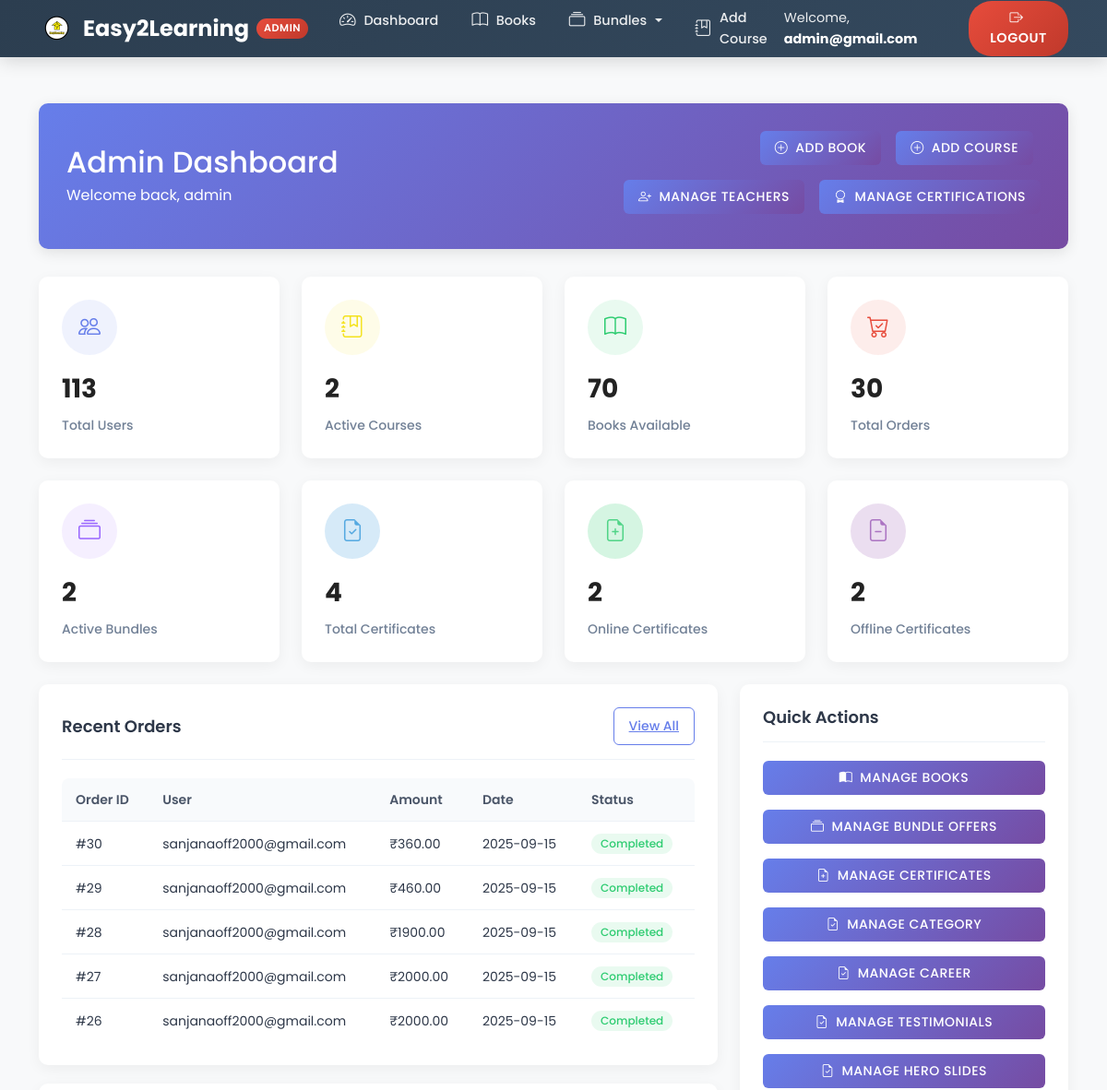
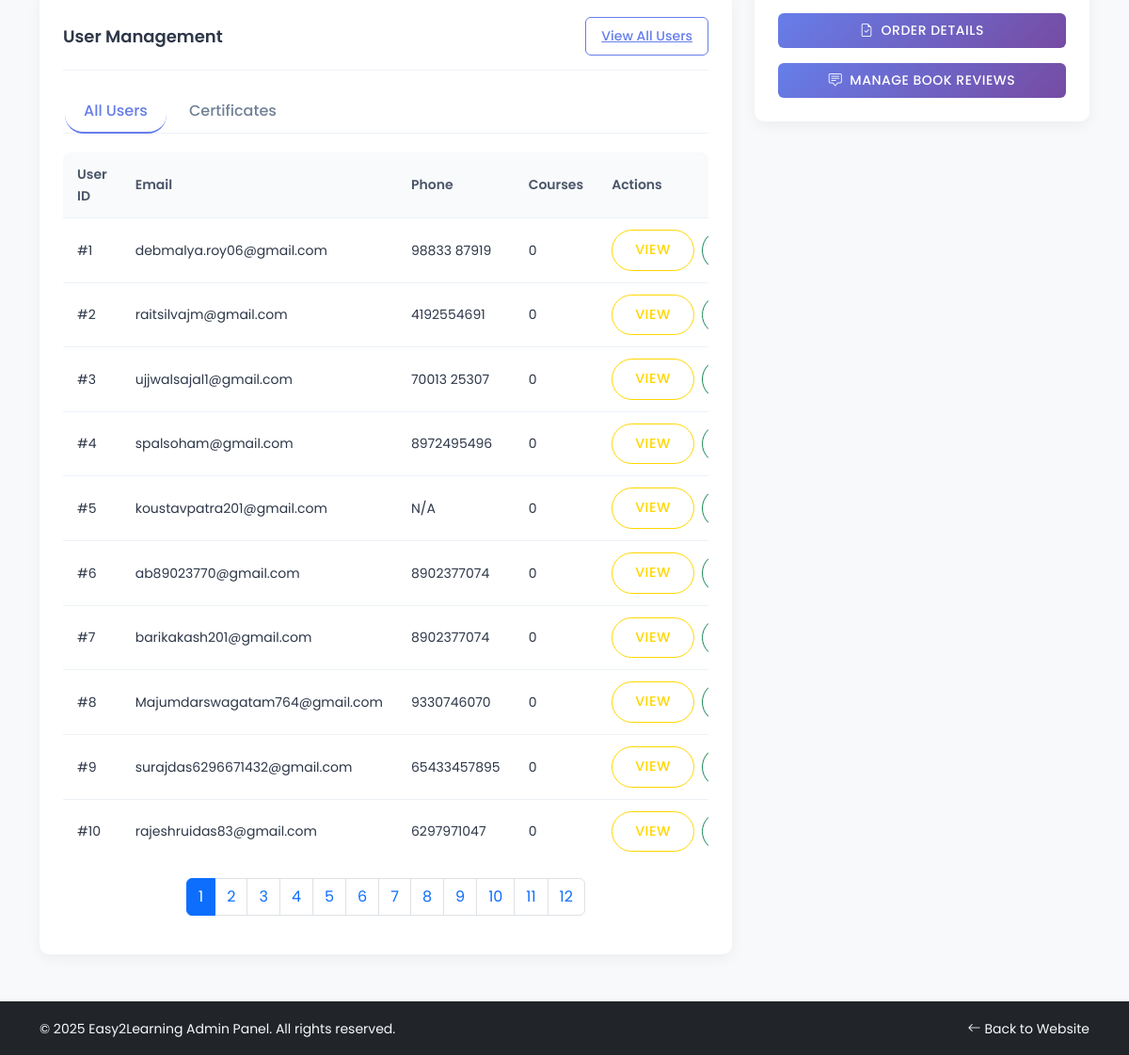
Screenshot of /admin/dashboard (signed in) with the database file from the repository (2 pictures, top to bottom).
### models.py (models this page shows)
class Admin(db.Model):
    __tablename__ = 'admins'
    id = db.Column(db.Integer, primary_key=True)
    name = db.Column(db.String(100), nullable=False)
    email = db.Column(db.String(120), unique=True, nullable=False)
    password_hash = db.Column(db.String(128), nullable=False)
    created_at = db.Column(db.DateTime, default=utc_now)

class Order(db.Model):
    __tablename__ = 'orders'
    id = db.Column(db.Integer, primary_key=True)
    user_id = db.Column(db.Integer, db.ForeignKey('users.id'), nullable=False)
    date_created = db.Column(db.DateTime, default=utc_now)
    status = db.Column(db.String(50), default='pending')
    total_amount = db.Column(db.Float, nullable=True)  # Store the total order amount including tax
    items = db.relationship('OrderItem', backref='order', cascade="all, delete-orphan")

class User(db.Model):
    __tablename__ = 'users'
    id = db.Column(db.Integer, primary_key=True)
    email = db.Column(db.String(120), unique=True, nullable=False)
    phone = db.Column(db.String(20), nullable=True)
    password_hash = db.Column(db.String(128), nullable=False)
    reset_token = db.Column(db.String(100), nullable=True)
    reset_token_expiration = db.Column(db.DateTime, nullable=True)
    certificates = db.relationship('Certificate', backref='user', lazy=True)
    orders = db.relationship('Order', backref='user', lazy=True)
    transactions = db.relationship('Transaction', backref='user', lazy=True)
    customer = db.relationship('Customer', backref='user', uselist=False)

### admin_routes.py (the view)
@admin_bp.route('/dashboard')
@admin_login_required
def dashboard():
    admin = db.session.get(Admin, session['admin_id'])
    stats = {
        'users': User.query.count(),
        'courses': Course.query.count(),
        'books': Book.query.filter_by(is_deleted=False).count(),
        'orders': Order.query.count(),
        'bundles': BundleOffer.query.filter_by(is_active=True).count()
    }
    recent_orders_data = Order.query.order_by(Order.date_created.desc()).limit(5).all()
    recent_orders = []
    for order in recent_orders_data:
        total_amount = order.total_amount if order.total_amount is not None else sum(item.price * item.quantity for item in order.items)
        user_email = db.session.get(User, order.user_id).email if db.session.get(User, order.user_id) else 'Unknown'
        status_class = 'success' if order.status == 'completed' else 'warning' if order.status == 'processing' else 'danger'
        recent_orders.append({
            'id': order.id,
            'user_email': user_email,
            'amount': total_amount,
            'date': order.date_created.strftime('%Y-%m-%d'),
            'status': order.status.capitalize(),
            'status_class': status_class
        })
    all_users = User.query.all()
    recent_certificates = Certificate.query.order_by(Certificate.upload_date.desc()).limit(10).all()
    stats['certificates'] = Certificate.query.count()
    stats['online_certificates'] = Certificate.query.filter_by(is_offline=False).count()
    stats['offline_certificates'] = Certificate.query.filter_by(is_offline=True).count()
    recent_activity = [
        {'text': 'New user registered', 'time': '10 minutes ago', 'icon': 'bi-person-plus', 'color': 'rgba(102, 126, 234, 0.8)'},
        {'text': 'New order placed', 'time': '1 hour ago', 'icon': 'bi-cart-plus', 'color': 'rgba(46, 204, 113, 0.8)'},
        {'text': 'Certificate uploaded', 'time': '3 hours ago', 'icon': 'bi-file-earmark-check', 'color': 'rgba(52, 152, 219, 0.8)'},
        {'text': 'New course added', 'time': '1 day ago', 'icon': 'bi-journal-plus', 'color': 'rgba(155, 89, 182, 0.8)'},
    ]
    return render_template('admin/dashboard.html',
                           admin=admin,
                           stats=stats,
                           recent_orders=recent_orders,
                           users=all_users,
                           recent_certificates=recent_certificates,
                           recent_activity=recent_activity)

### templates/admin/dashboard.html (shortened to what this page needs)
{% extends 'admin_base.html' %}
{% block content %}
<div class="admin-dashboard">
  <div class="container">
    <div class="dashboard-header">
      <div class="row align-items-center">
        <div class="col-md-6">
          <h2 class="mb-1">Admin Dashboard</h2>
          <p class="mb-0">Welcome back, {{ admin.name }}</p>
        </div>
        <div class="col-md-6 text-md-end">
          <div class="d-flex justify-content-md-end gap-2 flex-wrap">
            <a href="/add-book" class="btn action-btn action-btn-primary me-2 mb-2">
              <i class="bi bi-plus-circle me-2"></i>Add Book
            </a>
            <a href="{{ url_for('admin.add_course') }}" class="btn action-btn action-btn-primary me-2 mb-2">
              <i class="bi bi-plus-circle me-2"></i>Add Course
            </a>
            <a href="{{ url_for('admin.manage_teachers') }}" class="btn action-btn action-btn-primary me-2 mb-2">
              <i class="bi bi-person-plus me-2"></i>Manage Teachers
            </a>
            <a href="{{ url_for('admin.manage_certifications') }}" class="btn action-btn action-btn-primary mb-2">
              <i class="bi bi-award me-2"></i>Manage Certifications
            </a>
          </div>
        </div>
      </div>
    </div>
    <div class="row mb-4">
      <div class="col-md-3 mb-4 mb-md-0">
        <div class="stat-card">
          <div class="stat-icon stat-users">
            <i class="bi bi-people"></i>
          </div>
          <div class="stat-value">{{ stats.users }}</div>
          <div class="stat-label">Total Users</div>
        </div>
      </div>
      <div class="col-md-3 mb-4 mb-md-0">
        <div class="stat-card">
          <div class="stat-icon stat-courses">
            <i class="bi bi-journal-bookmark"></i>
          </div>
          <div class="stat-value">{{ stats.courses }}</div>
          <div class="stat-label">Active Courses</div>
        </div>
      </div>
      <div class="col-md-3 mb-4 mb-md-0">
        <div class="stat-card">
          <div class="stat-icon stat-books">
            <i class="bi bi-book"></i>
          </div>
          <div class="stat-value">{{ stats.books }}</div>
          <div class="stat-label">Books Available</div>
        </div>
      </div>
      <div class="col-md-3">
        <div class="stat-card">
          <div class="stat-icon stat-orders">
            <i class="bi bi-cart-check"></i>
          </div>
          <div class="stat-value">{{ stats.orders }}</div>
          <div class="stat-label">Total Orders</div>
        </div>
      </div>
    </div>
    <div class="row mb-4">
      <div class="col-md-3">
        <div class="stat-card">
          <div class="stat-icon stat-bundles">
            <i class="bi bi-collection"></i>
          </div>
          <div class="stat-value">{{ stats.bundles }}</div>
          <div class="stat-label">Active Bundles</div>
        </div>
      </div>
      <div class="col-md-3">
        <div class="stat-card">
          <div class="stat-icon" style="background: rgba(52, 152, 219, 0.2);">
            <i class="bi bi-file-earmark-check" style="color: rgba(52, 152, 219, 0.8);"></i>
          </div>
          <div class="stat-value">{{ stats.certificates }}</div>
          <div class="stat-label">Total Certificates</div>
        </div>
      </div>
      <div class="col-md-3">
        <div class="stat-card">
          <div class="stat-icon" style="background: rgba(46, 204, 113, 0.2);">
            <i class="bi bi-file-earmark-plus" style="color: rgba(46, 204, 113, 0.8);"></i>
          </div>
          <div class="stat-value">{{ stats.online_certificates }}</div>
          <div class="stat-label">Online Certificates</div>
        </div>
      </div>
      <div class="col-md-3">
        <div class="stat-card">
          <div class="stat-icon" style="background: rgba(155, 89, 182, 0.2);">
            <i class="bi bi-file-earmark-minus" style="color: rgba(155, 89, 182, 0.8);"></i>
          </div>
          <div class="stat-value">{{ stats.offline_certificates }}</div>
          <div class="stat-label">Offline Certificates</div>
        </div>
      </div>
    </div>
    <div class="row">
      <div class="col-lg-8">
        <div class="action-card">
          <div class="action-header">
            <h3 class="action-title">Recent Orders</h3>
            <a href="#" class="action-btn action-btn-secondary">View All</a>
          </div>
          <div class="table-responsive">
            <table class="admin-table">
              <thead>
                <tr>
                  <th>Order ID</th>
                  <th>User</th>
                  <th>Amount</th>
                  <th>Date</th>
                  <th>Status</th>
                </tr>
              </thead>
              <tbody>
                {% for order in recent_orders %}
                <tr>
                  <td>#{{ order.id }}</td>
                  <td>{{ order.user_email }}</td>
                  <td>₹{{ "%.2f"|format(order.amount) }}</td>
                  <td>{{ order.date }}</td>
                  <td>
                    <span class="badge badge-{{ order.status_class }}">{{ order.status }}</span>
                  </td>
                </tr>
                {% endfor %}
              </tbody>
            </table>
          </div>
        </div>
<div class="action-card">
  <div class="action-header">
    <h3 class="action-title">User Management</h3>
    <a href="#" id="viewAllUsersBtn" class="action-btn action-btn-secondary">View All Users</a>
  </div>
  <ul class="nav nav-tabs" id="userTabs" role="tablist">
    <li class="nav-item" role="presentation">
      <button class="nav-link active" id="all-users-tab" data-bs-toggle="tab" data-bs-target="#all-users" type="button" role="tab">All Users</button>
    </li>
    <li class="nav-item" role="presentation">
      <button class="nav-link" id="certificates-tab" data-bs-toggle="tab" data-bs-target="#certificates" type="button" role="tab">Certificates</button>
    </li>
  </ul>
  <div class="tab-content" id="userTabsContent">
    <div class="tab-pane fade show active" id="all-users" role="tabpanel">
      <div class="table-responsive">
        <table class="admin-table" id="usersTable">
          <thead>
            <tr>
              <th>User ID</th>
              <th>Email</th>
              <th>Phone</th>
              <th>Courses</th>
              <th>Actions</th>
            </tr>
          </thead>
          <tbody>
            {% for user in users %}
            <tr>
              <td>#{{ user.id }}</td>
              <td>{{ user.email }}</td>
              <td>{{ user.phone or 'N/A' }}</td>
              <td>{{ user.enrolled_courses|length if user.enrolled_courses else 0 }}</td>
              <td>
                <div class="d-flex gap-2">
                  <a href="{{ url_for('admin.view_user', user_id=user.id) }}" class="btn btn-sm btn-outline-primary">View</a>
                  <a href="{{ url_for('admin.edit_user', user_id=user.id) }}" class="btn btn-sm btn-outline-success">Edit</a>
                </div>
              </td>
            </tr>
            {% endfor %}
          </tbody>
        </table>
      </div>
      <nav>
        <ul class="pagination justify-content-center mt-3" id="usersPagination"></ul>
      </nav>
    </div>
  </div>
</div>
      </div>
      <div class="col-lg-4">
        <div class="action-card">
          <div class="action-header">
            <h3 class="action-title">Quick Actions</h3>
          </div>
          <div class="d-grid gap-3">
            <a href="{{ url_for('admin.manage_books') }}" class="btn action-btn action-btn-primary">
              <i class="bi bi-book-half me-2"></i>Manage Books
            </a>
            <a href="{{ url_for('admin.manage_bundles') }}" class="btn action-btn action-btn-primary">
              <i class="bi bi-collection me-2"></i>Manage Bundle Offers
            </a>
            <a href="{{ url_for('admin.upload_certificate') }}" class="btn action-btn action-btn-primary">
              <i class="bi bi-file-earmark-plus me-2"></i>Manage Certificates
            </a>
            <a href="/manage-categories" class="btn action-btn action-btn-primary">
              <i class="bi bi-file-earmark-check me-2"></i>Manage Category
            </a>
            <a href="{{ url_for('admin_jobs') }}" class="btn action-btn action-btn-primary">
              <i class="bi bi-file-earmark-check me-2"></i>Manage career
            </a>
            <a href="{{ url_for('manage_testimonials') }}" class="btn action-btn action-btn-primary">
              <i class="bi bi-file-earmark-check me-2"></i>Manage Testimonials
            </a>
            <a href="{{ url_for('admin_hero_slider') }}" class="btn action-btn action-btn-primary">
              <i class="bi bi-file-earmark-check me-2"></i>Manage Hero Slides
            </a>
            <a href="/admin/full-orders" class="btn action-btn action-btn-primary">
              <i class="bi bi-file-earmark-check me-2"></i>Order Details
            </a>
            <a href="{{ url_for('admin.manage_book_reviews') }}" class="btn action-btn action-btn-primary">
              <i class="bi bi-chat-square-text me-2"></i>Manage Book Reviews
            </a>
          </div>
        </div>
      </div>
    </div>
  </div>
</div>
{% endblock %}

### templates/admin_base.html (shortened to what this page needs)
<!DOCTYPE html>
<html lang="en">
<head>
  <link href="https://cdn.jsdelivr.net/npm/bootstrap@5.3.3/dist/css/bootstrap.min.css" rel="stylesheet">
  <link rel="stylesheet" href="https://cdn.jsdelivr.net/npm/bootstrap-icons@1.11.1/font/bootstrap-icons.css">
  <link href="/static/css/style.css" rel="stylesheet" />
</head>
<body class="d-flex flex-column min-vh-100">
  <nav class="navbar navbar-expand-lg admin-navbar sticky-top">
    <div class="container">
      <a class="navbar-brand d-flex align-items-center" href="{{ url_for('admin.dashboard') }}">
        <img src="/static/icons/logo.png" alt="Logo" width="40" height="40" class="me-2">
        <span class="brand-text2">Easy2Learning</span>
        <span class="admin-badge">Admin</span>
      </a>
      <div class="collapse navbar-collapse" id="adminNavbar">
        {% if session.get('admin_id') %}
        <ul class="navbar-nav me-auto">
          <li class="nav-item">
            <a class="nav-link" href="{{ url_for('admin.dashboard') }}">
              <i class="bi bi-speedometer2 me-1"></i>Dashboard
            </a>
          </li>
          <li class="nav-item">
            <a class="nav-link" href="{{ url_for('admin.manage_books') }}">
              <i class="bi bi-book me-1"></i>Books
            </a>
          </li>
          <li class="nav-item dropdown">
            <a class="nav-link dropdown-toggle" href="#" role="button" data-bs-toggle="dropdown">
              <i class="bi bi-collection me-1"></i>Bundles
            </a>
          </li>
          <li class="nav-item">
            <a class="nav-link" href="{{ url_for('admin.add_course') }}">
              <i class="bi bi-journal-bookmark me-1"></i>Add Course
            </a>
          </li>
        </ul>
        {% endif %}
        {% if session.get('admin_id') %}
        <div class="d-flex align-items-center">
          <span class="admin-welcome">
            Welcome, <strong>{{ session.get('admin_email', 'Admin') }}</strong>
          </span>
          <a href="{{ url_for('admin.admin_logout') }}" class="btn logout-btn">
            <i class="bi bi-box-arrow-right me-1"></i>Logout
          </a>
        </div>
        {% endif %}
      </div>
    </div>
  </nav>
  <main class="flex-grow-1 admin-content">
    {% block content %}{% endblock %}
  </main>
  <footer class="bg-dark text-light py-3 mt-auto">
    <div class="container">
      <div class="row align-items-center">
        <div class="col-md-6">
          <small>&copy; 2025 Easy2Learning Admin Panel. All rights reserved.</small>
        </div>
        <div class="col-md-6 text-md-end">
          <small>
            <a href="/" class="text-light text-decoration-none">
              <i class="bi bi-arrow-left me-1"></i>Back to Website
            </a>
          </small>
        </div>
      </div>
    </div>
  </footer>
</body>
</html>

### rows the page displays
Admin: get "admin@gmail.com", name "admin"
Order: id "30", user_email "sanjanaoff2000@gmail.com", amount "360.00", date "2025-09-15", status "Completed"
Order: id "29", user_email "sanjanaoff2000@gmail.com", amount "460.00", date "2025-09-15", status "Completed"
Order: id "28", user_email "sanjanaoff2000@gmail.com", amount "1900.00", date "2025-09-15", status "Completed"
Order: id "27", user_email "sanjanaoff2000@gmail.com", amount "2000.00", date "2025-09-15", status "Completed"
Order: id "26", user_email "sanjanaoff2000@gmail.com", amount "2000.00", date "2025-09-15", status "Completed"
User: id "1", email "debmalya.roy06@gmail.com", phone "98833 87919", enrolled_courses|length "0"
User: id "2", email "raitsilvajm@gmail.com", phone "4192554691", enrolled_courses|length "0"
User: id "3", email "ujjwalsajal1@gmail.com", phone "70013 25307", enrolled_courses|length "0"
User: id "4", email "spalsoham@gmail.com", phone "8972495496", enrolled_courses|length "0"
User: id "5", email "koustavpatra201@gmail.com", phone "N/A", enrolled_courses|length "0"
User: id "6", email "ab89023770@gmail.com", phone "8902377074", enrolled_courses|length "0"
User: id "7", email "barikakash201@gmail.com", phone "8902377074", enrolled_courses|length "0"
User: id "8", email "Majumdarswagatam764@gmail.com", phone "9330746070", enrolled_courses|length "0"
User: id "9", email "surajdas6296671432@gmail.com", phone "65433457895", enrolled_courses|length "0"
User: id "10", email "rajeshruidas83@gmail.com", phone "6297971047", enrolled_courses|length "0"

### other values shown
{{ stats.users }} "113"
{{ stats.courses }} "2"
{{ stats.books }} "70"
{{ stats.orders }} "30"
{{ stats.bundles }} "2"
{{ stats.certificates }} "4"
{{ stats.online_certificates }} "2"
{{ stats.offline_certificates }} "2"
